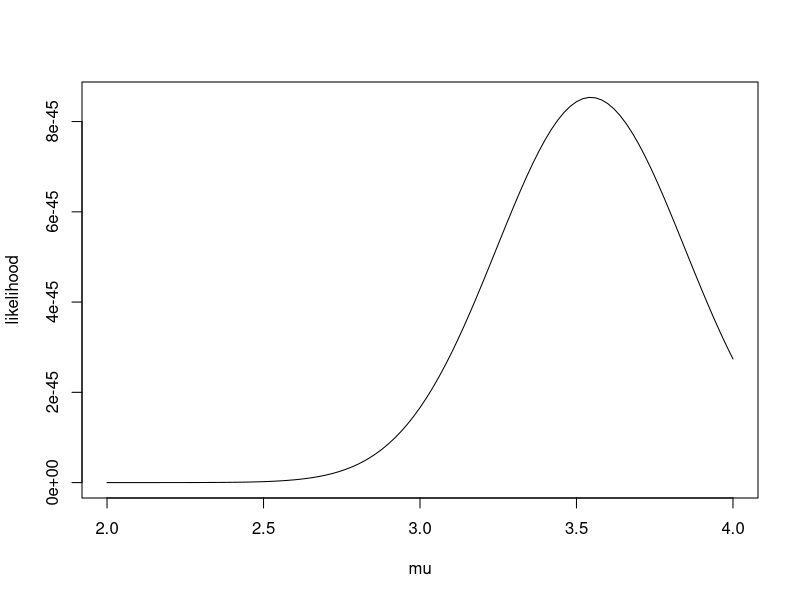
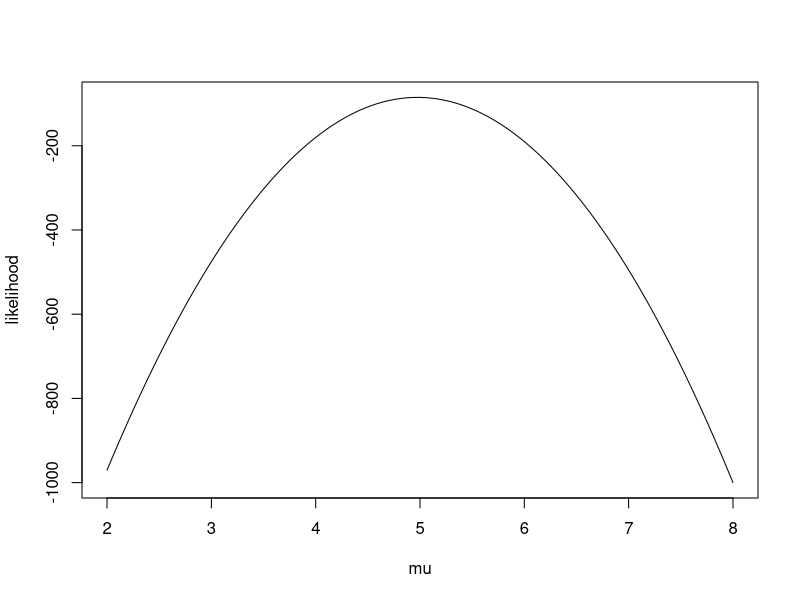

R code for these plots, in order:
library(data.table)
library(dplyr)
library(ggplot2)

dat = fread("baseball.csv")
colnames(dat)

likelihood = function(y){
  return(function(mu) {
    L = 1
    for (yn in y) {
      L = L*exp(-0.5*(yn-mu)^2)/sqrt(2*pi)
    }
    return(L)
  })
}

y = c(3,2,4,3, 0, 0, -1, 10, 9, 10, -1)
likelihood(y)(2)
plot(likelihood(y), 2, 4, xlab="mu", ylab="likelihood")

log_likelihood = function(y) {
  return(function(mu) {
    L = 0
    for (yn in y) {
      L = L - (yn-mu)^2
    }
    return(L)
  })
}

y = rnorm(100,5,1)
plot(log_likelihood(y), 2, 8, xlab="mu", ylab="likelihood")
